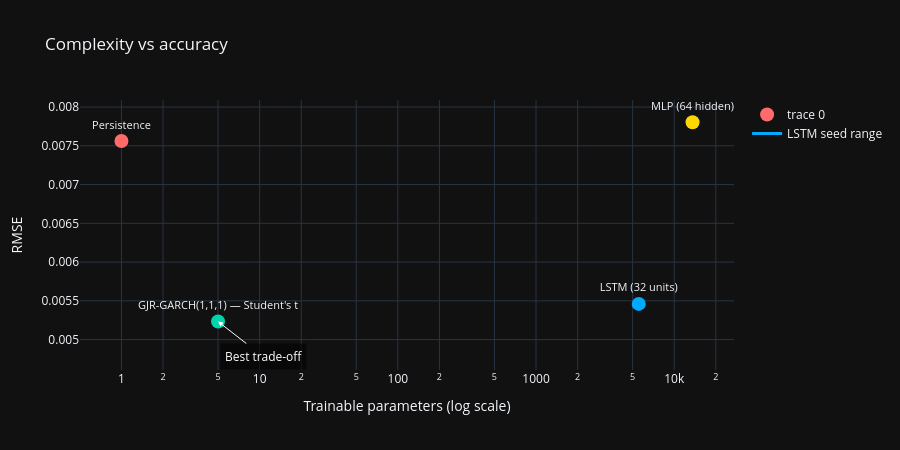

The notebook cell saved with this chart:
### Markdown cell above
### Complexity versus accuracy

### Code cell
models = {
    'Persistence': (0, pers_rmse_check),
    GARCH_LABEL: (garch_n_params, GARCH_RMSE),
    f'MLP ({MLP_HIDDEN} hidden)': (mlp_params, mlp_rmse),
    f'LSTM ({LSTM_UNITS} units)': (lstm_params, lstm_rmse),
}

names = list(models.keys())
params_plot = [max(v[0], 1) for v in models.values()]
rmses = [v[1] for v in models.values()]

frontier = []
for i, (n_i, r_i) in enumerate(zip(params_plot, rmses)):
    dominated = any((n_j <= n_i and r_j < r_i)
                    for j, (n_j, r_j) in enumerate(zip(params_plot, rmses))
                    if j != i)
    if not dominated:
        frontier.append(i)

best_i = min(frontier, key=lambda i: rmses[i])

fig = go.Figure()
fig.add_trace(go.Scatter(
    x=params_plot, y=rmses, mode='markers+text', text=names,
    textposition='top center',
    marker=dict(size=14, color=['#ff6b6b', '#00d4aa', '#ffd700', '#00aaff']),
    textfont=dict(size=11),
))
# LSTM seed spread as a vertical bar: the point estimate is not the whole story.
fig.add_trace(go.Scatter(
    x=[lstm_params, lstm_params], y=[lstm_rmse_min, lstm_rmse_max],
    mode='lines', line=dict(color='#00aaff', width=3),
    name='LSTM seed range', showlegend=True,
))
fig.add_annotation(x=np.log10(params_plot[best_i]), y=rmses[best_i],
                   text='Best trade-off', showarrow=True, arrowhead=2,
                   arrowcolor='white', ax=45, ay=35,
                   font=dict(color='white', size=12),
                   bgcolor='rgba(0,0,0,0.55)', borderpad=4)
fig.update_layout(template='plotly_dark', title='Complexity vs accuracy',
                  xaxis_title='Trainable parameters (log scale)',
                  yaxis_title='RMSE', xaxis_type='log', height=450)
fig.show()

if lstm_garch_tie:
    complexity_note = (
        f'On this seed the LSTM matches GARCH at '
        f'{lstm_params / garch_n_params:,.0f} times the parameter count.'
    )
elif garch_wins:
    complexity_note = (
        'Neither network improved on GARCH on this seed, so the additional '
        'complexity bought nothing.'
    )
else:
    complexity_note = (
        'A network improved on GARCH on this seed, at substantial complexity '
        'cost.'
    )

display(Markdown(f"""
{GARCH_LABEL} achieves its accuracy with {garch_n_params} parameters. The MLP
uses {mlp_params:,} and the LSTM {lstm_params:,}. {complexity_note}

The vertical bar on the LSTM marker is its range across {len(SEED_LIST)} seeds.
GARCH has no such bar, because refitting it on the same data returns the same
answer.

The efficient frontier contains {len(frontier)} of the four models; the
remainder are dominated, meaning another model achieves lower RMSE with no
more parameters.
"""))

### Figure 1 — Plotly figure (JSON) as saved in the notebook; plotly's stock layout.template omitted (floating-point values rounded to 4 significant figures)
{"data": [{"marker": {"color": ["#ff6b6b", "#00d4aa", "#ffd700", "#00aaff"], "size": 14}, "mode": "markers+text", "text": ["Persistence", "GJR-GARCH(1,1,1) — Student's t", "MLP (64 hidden)", "LSTM (32 units)"], "textfont": {"size": 11}, "textposition": "top center", "type": "scatter", "x": [1, 5, 13569, 5537], "y": [0.007562, 0.005233, 0.007804, 0.005461]}, {"line": {"color": "#00aaff", "width": 3}, "mode": "lines", "name": "LSTM seed range", "showlegend": true, "type": "scatter", "x": [5537, 5537], "y": [0.005389, 0.005461]}], "layout": {"annotations": [{"arrowcolor": "white", "arrowhead": 2, "ax": 45, "ay": 35, "bgcolor": "rgba(0,0,0,0.55)", "borderpad": 4, "font": {"color": "white", "size": 12}, "showarrow": true, "text": "Best trade-off", "x": 0.699, "y": 0.005233}], "height": 450, "title": {"text": "Complexity vs accuracy"}, "xaxis": {"title": {"text": "Trainable parameters (log scale)"}, "type": "log"}, "yaxis": {"title": {"text": "RMSE"}}}}
